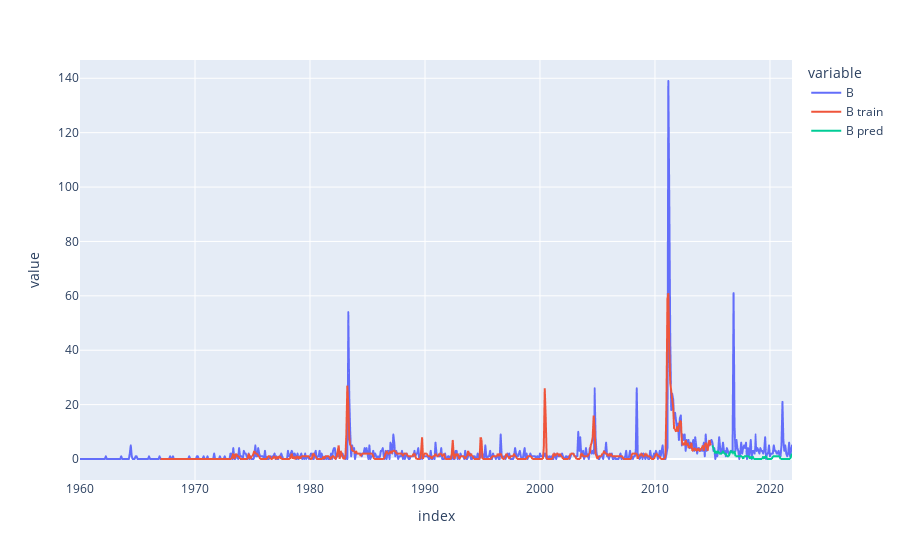

Write notebook code for a chart like this one.
### Code cell
fig = px.line(res[["B", "B train", "B pred"]])
fig.show()

### Figure 1 — Plotly figure (JSON) as saved in the notebook; plotly's stock layout.template omitted (floating-point values rounded to 4 significant figures; data arrays with more than 128 entries replaced by an {"elided": "..."} marker saying what was removed)
{"data": [{"hovertemplate": "variable=B<br>index=%{x}<br>value=%{y}<extra></extra>", "legendgroup": "B", "line": {"color": "#636efa", "dash": "solid"}, "mode": "lines", "name": "B", "showlegend": true, "type": "scattergl", "x": {"elided": "744 str values"}, "xaxis": "x", "y": {"elided": "744 int values"}, "yaxis": "y"}, {"hovertemplate": "variable=B train<br>index=%{x}<br>value=%{y}<extra></extra>", "legendgroup": "B train", "line": {"color": "#EF553B", "dash": "solid"}, "mode": "lines", "name": "B train", "showlegend": true, "type": "scattergl", "x": {"elided": "744 str values"}, "xaxis": "x", "y": {"elided": "744 int values"}, "yaxis": "y"}, {"hovertemplate": "variable=B pred<br>index=%{x}<br>value=%{y}<extra></extra>", "legendgroup": "B pred", "line": {"color": "#00cc96", "dash": "solid"}, "mode": "lines", "name": "B pred", "showlegend": true, "type": "scattergl", "x": {"elided": "744 str values"}, "xaxis": "x", "y": {"elided": "744 int values"}, "yaxis": "y"}], "layout": {"legend": {"title": {"text": "variable"}, "tracegroupgap": 0}, "margin": {"t": 60}, "xaxis": {"anchor": "y", "domain": [0, 1], "title": {"text": "index"}}, "yaxis": {"anchor": "x", "domain": [0, 1], "title": {"text": "value"}}}}
